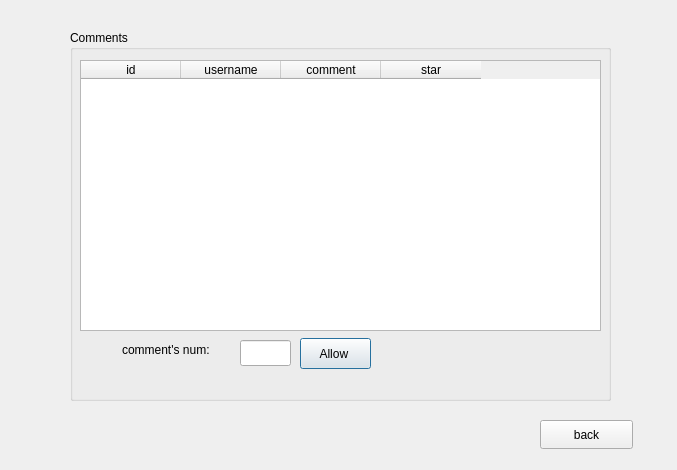
<?xml version="1.0" encoding="UTF-8"?>
<ui version="4.0">
 <class>ConfirmComment</class>
 <widget class="QDialog" name="ConfirmComment">
  <property name="geometry">
   <rect>
    <x>0</x>
    <y>0</y>
    <width>677</width>
    <height>470</height>
   </rect>
  </property>
  <property name="windowTitle">
   <string>Dialog</string>
  </property>
  <widget class="QGroupBox" name="groupBox">
   <property name="geometry">
    <rect>
     <x>70</x>
     <y>30</y>
     <width>541</width>
     <height>371</height>
    </rect>
   </property>
   <property name="font">
    <font>
     <bold>false</bold>
    </font>
   </property>
   <property name="title">
    <string>Comments</string>
   </property>
   <widget class="QLabel" name="label">
    <property name="geometry">
     <rect>
      <x>52</x>
      <y>310</y>
      <width>111</width>
      <height>20</height>
     </rect>
    </property>
    <property name="font">
     <font>
      <bold>false</bold>
     </font>
    </property>
    <property name="text">
     <string>comment's num:</string>
    </property>
   </widget>
   <widget class="QLineEdit" name="cnum_le">
    <property name="geometry">
     <rect>
      <x>170</x>
      <y>310</y>
      <width>51</width>
      <height>26</height>
     </rect>
    </property>
   </widget>
   <widget class="QPushButton" name="pushButton">
    <property name="geometry">
     <rect>
      <x>230</x>
      <y>308</y>
      <width>71</width>
      <height>31</height>
     </rect>
    </property>
    <property name="font">
     <font>
      <bold>false</bold>
     </font>
    </property>
    <property name="text">
     <string>Allow </string>
    </property>
   </widget>
   <widget class="QTableWidget" name="comments_table">
    <property name="geometry">
     <rect>
      <x>10</x>
      <y>30</y>
      <width>521</width>
      <height>271</height>
     </rect>
    </property>
    <column>
     <property name="text">
      <string>id</string>
     </property>
    </column>
    <column>
     <property name="text">
      <string>username</string>
     </property>
    </column>
    <column>
     <property name="text">
      <string>comment</string>
     </property>
    </column>
    <column>
     <property name="text">
      <string>star</string>
     </property>
    </column>
   </widget>
  </widget>
  <widget class="QPushButton" name="back_btn">
   <property name="geometry">
    <rect>
     <x>540</x>
     <y>420</y>
     <width>93</width>
     <height>29</height>
    </rect>
   </property>
   <property name="text">
    <string>back</string>
   </property>
  </widget>
 </widget>
 <resources/>
 <connections/>
</ui>
